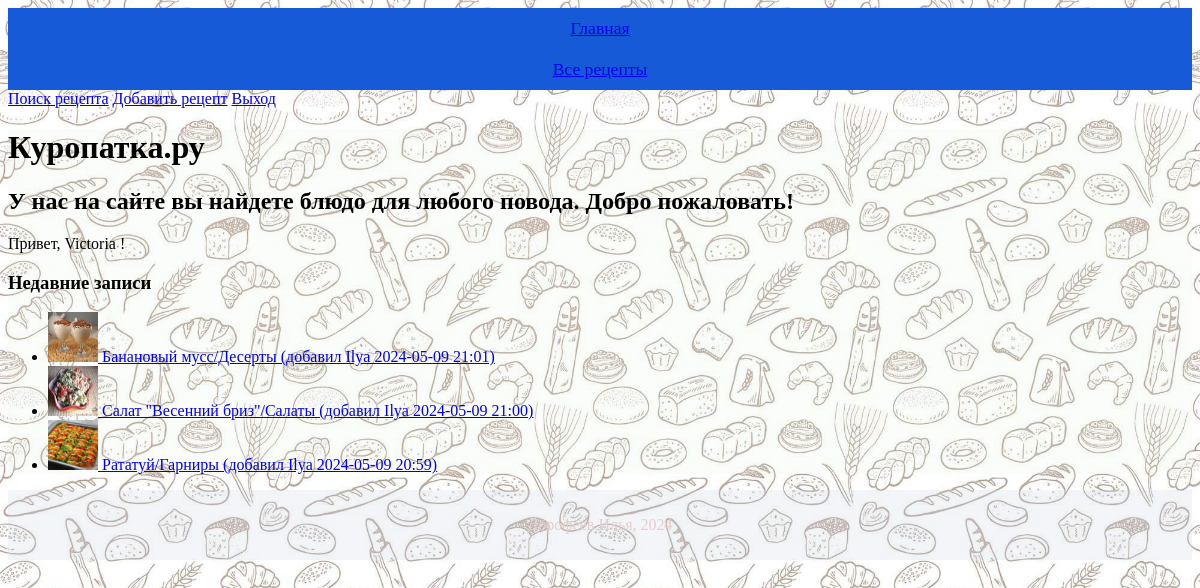
Screenshot of / (signed in) with the database file from the repository.
### recipesapp/models.py (models this page shows)
class Recipe(models.Model):
    name = models.CharField(max_length=100, blank=False)
    description = models.CharField(max_length=1000)
    cook_steps = models.TextField()
    cook_time = models.IntegerField()
    ingredients = models.TextField()
    image = models.ImageField(upload_to='images/')
    ingredients = models.TextField()
    complexity = models.CharField(max_length=15, blank=False)
    created_at = models.DateTimeField(auto_now_add=True)
    author = models.ForeignKey(User, on_delete=models.DO_NOTHING)
    category = models.ForeignKey(Category, on_delete=models.SET_DEFAULT, default='other')
    @property
    def created_at_f(self):
        return self.created_at.strftime('%Y-%m-%d %H:%M')
    def __str__(self):
        return f'{self.name}/{self.category} (добавил {self.author} {self.created_at_f})'

class Category(models.Model):
    name = models.CharField(max_length=100, blank=False)
    description = models.CharField(max_length=1000)
    def __str__(self):
        return self.name

### recipesapp/views.py (the view)
# urls.py: path('', views.main_page, name='main_page'),
def main_page(request):
    user = request.user
    results_qty = 3
    latest_recipes = Recipe.objects.order_by('-created_at')[:results_qty]
    print(latest_recipes)
    context = {
        'title': 'Главная',
        'username': user.username,
        'latest_recipes': latest_recipes,
    }
    return render(request, 'recipesapp/main.html', context)

### recipesapp/templates/recipesapp/main.html
{% extends "recipesapp/base.html" %}
{% block content %}
    <h1>Куропатка.ру</h1>
    <h2>У нас на сайте вы найдете блюдо для любого повода. Добро пожаловать!</h2>
    {% if user.is_authenticated %}
        <p>Привет, {{ username }} !</p>
    {% endif %}
    <h3> Недавние записи </h3>
    <ul>
    {% for recipe in latest_recipes %}
        <li>
            <a href="{% url 'recipe_show' pk=recipe.pk %}">
                <img src="{{ recipe.image.url }}" alt="{{ recipe.name }}" width="50" height="50">
                {{ recipe }}
            </a>
        </li>
    {% endfor %}
</ul>
{% endblock %}

### static/recipesapp/css/style.css (style rules this page uses)
html { background: url(../../../media/images/fon.jpg); background-size: cover; background-position: center; background-repeat: no-repeat; }

### rows the page displays
Recipe: image (picture), name+category+author "Банановый мусс/Десерты (добавил Ilya 2024-05-09 21:01)"
Recipe: image (picture), name+category+author "Салат \"Весенний бриз\"/Салаты (добавил Ilya 2024-05-09 21:00)"
Recipe: image (picture), name+category+author "Рататуй/Гарниры (добавил Ilya 2024-05-09 20:59)"

### other values shown
{{ username }} "Victoria"
